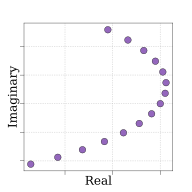

Source code (Python):
""" A schematic of the learning approach, showing the baseline features, aggregated features,
and the learned frontier."""
from packages import utkit, scihdf, utils
from matplotlib import pyplot
from os.path import join
import numpy as np
from sklearn.pipeline import Pipeline
from sklearn.preprocessing import StandardScaler

np.random.seed(10)
baselines = utils.make_range_signals(15, [0.9, 1.1], [-np.pi/5, np.pi/5])
damage = utils.make_random_signals(2, 0.02, np.pi/10, 0.9)[0] + 0.2*np.exp(1j*np.pi/5)

pipe = Pipeline([('aug', utils.FeatureAugment()),
                 ('norm', StandardScaler()),
                 ('clf', utils.MultiOCSVM(eta=0.8, kernel='rbf', nu=0.01, gamma=0.4))])
pipe.fit(baselines)

pyplot.style.use(join('..', 'plot_styles.mplstyle'))

# Plot the Feature Space
pyplot.figure(figsize=(2, 2))
pyplot.plot(np.real(baselines), np.imag(baselines), 'o', color='#9467bd', ms=5, mec='k', mew=0.25)
ax = pyplot.gca()
ax.set_xticklabels([])
ax.set_yticklabels([])
ax.set_xlabel('Real', labelpad=-3)
ax.set_ylabel('Imaginary', labelpad=-3)
pyplot.grid()
pyplot.savefig('feature_space.svg')
pyplot.close()

# Plot the aggregated Features
pyplot.figure(figsize=(2, 2))
clf = pipe.named_steps['clf']
pyplot.plot(clf.cloud_[:, 0], clf.cloud_[:, 1], 'o', color='#9467bd', ms=3, mec='k', mew=0.25)
ax = pyplot.gca()
ax.set_xticklabels([])
ax.set_yticklabels([])
ax.set_xlabel('Real', labelpad=-3)
ax.set_ylabel('Imaginary', labelpad=-3)
pyplot.grid()
pyplot.savefig('feature_space_aggregated.svg')
pyplot.close()

# Plot the decision regions
utils.plot_svm_frontiers(pipe, figsize=(2, 2))
ax = pyplot.gca()
ax.set_xticklabels([])
ax.set_yticklabels([])
ax.set_xlabel('Real', labelpad=-4)
ax.set_ylabel('Imaginary', labelpad=-4)
pyplot.savefig('demo_classification_frontier.svg')
pyplot.close()
